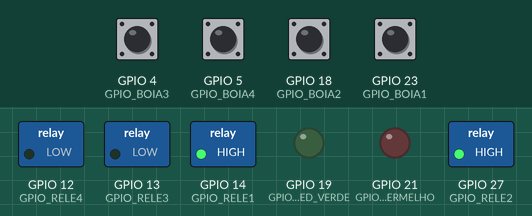
A sketch run on a simulated ESP32. On the bench: switched loads named in the sketch (green lamp = pin HIGH), output pins drawn as LEDs (lit = HIGH). The inputs (shaded band) are chosen by the test bench; at power-on: GPIO 4 (GPIO_BOIA3), GPIO 5 (GPIO_BOIA4), GPIO 18 (GPIO_BOIA2), GPIO 23 (GPIO_BOIA1) HIGH. WiFi joins after 1.5 s; servers stay silent unless stated; what the sketch prints to the serial monitor is not drawn.

Above: at 2.7 s.
2.8 s: GPIO 18 (GPIO_BOIA2) pulled LOW for 0.15 s
At 3.8 s:
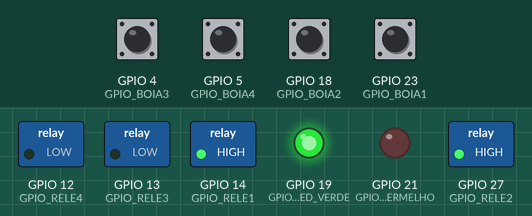
4.9 s: GPIO 4 (GPIO_BOIA3) pulled LOW for 1 s
At 5.8 s:
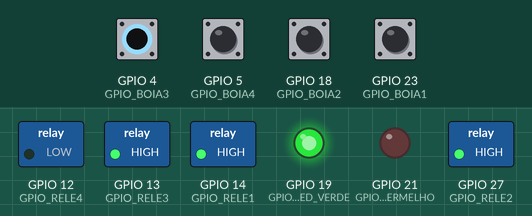
7.6 s: GPIO 5 (GPIO_BOIA4) pulled LOW for 1 s
At 8.5 s:
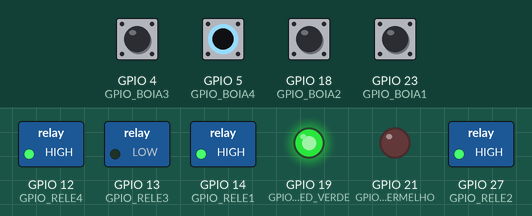
10.3 s: GPIO 23 (GPIO_BOIA1) pulled LOW for 1 s
At 11.2 s:
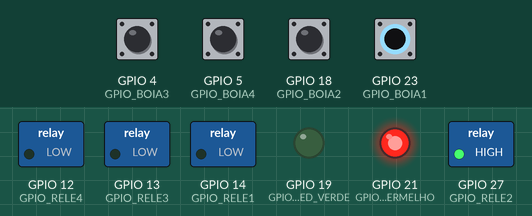
14.5 s: GPIO 4 (GPIO_BOIA3) driven LOW and GPIO 5 (GPIO_BOIA4) driven LOW and GPIO 18 (GPIO_BOIA2) driven LOW and GPIO 23 (GPIO_BOIA1) driven LOW
At 16.4 s:
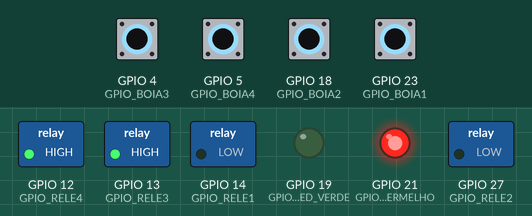
Timing chart, 0 to 17.8 s (numbered marks = the images above; inputs shaded):
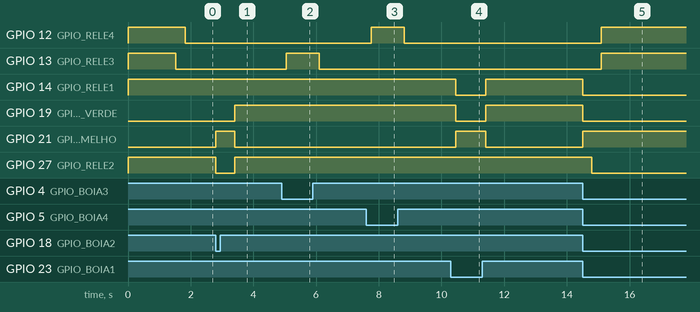

The sketch:

sketch_aquario.ino
```cpp
#include <Arduino.h>
#include <WiFi.h>
#include <ArduinoJson.h>
#include <WiFiClientSecure.h>
#include <UniversalTelegramBot.h>
#include <OneWire.h>
#include <DallasTemperature.h>


/* Credenciais wi-fi */
#define ssid_wifi "XXXX"
#define password_wifi "XXXX"

#define TEMPO_ENTRE_CHECAGEM_DE_MENSAGENS   50 //ms

/* Token de acesso Telegram */
#define token_acesso_telegram "1358418486:AAAAAAAAAAAAAAAAAAAAAAAAAAAAAAaa"
#define chat_id_telegram "111112222333"

/* Definições das mensagens possíveis de serem recebidas */
#define CMD_CLIMA               "Temperatura"
#define CMD_LIGA_RELE_1         "L1"
#define CMD_LIGA_RELE_2         "L2"
#define CMD_LIGA_RELE_3         "L3"
#define CMD_LIGA_RELE_4         "L4"
#define CMD_DESLIGA_RELE_1      "D1"
#define CMD_DESLIGA_RELE_2      "D2"
#define CMD_DESLIGA_RELE_3      "D3"
#define CMD_DESLIGA_RELE_4      "D4"
#define CMD_LIGA_TODOS_RELES    "Lt"
#define CMD_DESLIGA_TODOS_RELES "Dt"

/* GPIOs usados */
#define GPIO_RELE1              14
#define GPIO_RELE2              27
#define GPIO_RELE3              13
#define GPIO_RELE4              12
#define GPIO_LED_VERMELHO       21
#define GPIO_LED_VERDE          19
#define GPIO_BOIA1              23
#define GPIO_BOIA2              18
#define GPIO_BOIA3              4
#define GPIO_BOIA4              5
#define GPIO_TEMPERATURA        22


/* Variáveis e objetos globais */
WiFiClientSecure client;
UniversalTelegramBot bot(token_acesso_telegram, client);

unsigned long timestamp_checagem_msg_telegram = 0;
int num_mensagens_recebidas_telegram = 0;
String resposta_msg_recebida;

/* Prototypes */
void init_wifi(void);
void conecta_wifi(void);
void verifica_conexao_wifi(void);
unsigned long diferenca_tempo(unsigned long timestamp_referencia);
String trata_mensagem_recebida(String msg_recebida);

OneWire oneWire(GPIO_TEMPERATURA);

DallasTemperature sensors(&oneWire);

float Celsius = 0;
float Fahrenheit = 0;
int boia_1 = 0;
int boia_2 = 0;
int boia_3 = 0;
int boia_4 = 0;

void init_wifi(void)
{
    Serial.println("------WI-FI -----");
    Serial.print("Conectando-se a rede: ");
    Serial.println(ssid_wifi);
    Serial.println("Aguarde...");
    conecta_wifi();
}

void conecta_wifi(void)
{
    /* Se ja estiver conectado, nada é feito. */
    if (WiFi.status() == WL_CONNECTED)
        return;

    /* refaz a conexão */
    WiFi.begin(ssid_wifi, password_wifi);

    while (WiFi.status() != WL_CONNECTED)
    {
        vTaskDelay( 100 / portTICK_PERIOD_MS );
        Serial.print(".");
    }

    Serial.println();
    Serial.print("Conectado com sucesso a rede wi-fi ");
    Serial.println(ssid_wifi);
    Serial.print("IP: ");
    Serial.println(WiFi.localIP());
}

void verifica_conexao_wifi(void)
{
    conecta_wifi();
}

unsigned long diferenca_tempo(unsigned long timestamp_referencia)
{
    return (millis() - timestamp_referencia);
}

String trata_mensagem_recebida(String msg_recebida)
{
    String resposta = "";
    bool comando_valido = false;
    float temperatura_lida = 0.0;
    float umidade_lida = 0.0;


    if (msg_recebida.equals(CMD_CLIMA))
    {
      sensors.requestTemperatures();
      Celsius = sensors.getTempCByIndex(0);
      Celsius = Celsius + 2;
      Fahrenheit = sensors.toFahrenheit(Celsius);
      resposta = "Informacoes do clima: temperatura = "+
                   String(Celsius)+
                   "C e = "+
                   String(Fahrenheit)+" F %";

      comando_valido = true;
    }

    if (msg_recebida.equals(CMD_LIGA_RELE_1))
    {
        digitalWrite(GPIO_RELE1, HIGH);
        resposta = "Liguei a Bomba dos Kinguios";
        comando_valido = true;
    }

    if (msg_recebida.equals(CMD_LIGA_RELE_2))
    {
        digitalWrite(GPIO_RELE2, HIGH);
        resposta = "Liguei a Bomba dos Acarás";
        comando_valido = true;
    }

    if (msg_recebida.equals(CMD_LIGA_RELE_3))
    {
        digitalWrite(GPIO_RELE3, HIGH);
        resposta = "Liguei a luz";
        comando_valido = true;
    }

    if (msg_recebida.equals(CMD_LIGA_RELE_4))
    {
        digitalWrite(GPIO_RELE4, HIGH);
        resposta = "Rele 4 ligado";
        comando_valido = true;
    }

    if (msg_recebida.equals(CMD_DESLIGA_RELE_1))
    {
        digitalWrite(GPIO_RELE1, LOW);
        resposta = "Desliguei a Bomba dos Kinguios";
        comando_valido = true;
    }

    if (msg_recebida.equals(CMD_DESLIGA_RELE_2))
    {
        digitalWrite(GPIO_RELE2, LOW);
        resposta = "Desliguei a Bomba dos Acarás";
        comando_valido = true;
    }

    if (msg_recebida.equals(CMD_DESLIGA_RELE_3))
    {
        digitalWrite(GPIO_RELE3, LOW);
        resposta = "Desliguei a luz";
        comando_valido = true;
    }

    if (msg_recebida.equals(CMD_DESLIGA_RELE_4))
    {
        digitalWrite(GPIO_RELE4, LOW);
        resposta = "Rele 4 desligado";
        comando_valido = true;
    }

    if (msg_recebida.equals(CMD_LIGA_TODOS_RELES))
    {
        digitalWrite(GPIO_RELE1, HIGH);
        digitalWrite(GPIO_RELE2, HIGH);
        digitalWrite(GPIO_RELE3, HIGH);
        digitalWrite(GPIO_RELE4, HIGH);

        resposta = "Todos os reles foram ligados";
        comando_valido = true;
    }

    if (msg_recebida.equals(CMD_DESLIGA_TODOS_RELES))
    {
        digitalWrite(GPIO_RELE1, LOW);
        digitalWrite(GPIO_RELE2, LOW);
        digitalWrite(GPIO_RELE3, LOW);
        digitalWrite(GPIO_RELE4, LOW);

        resposta = "Todos os reles foram desligados";
        comando_valido = true;
    }

    if (comando_valido == false)
        resposta = "Comando invalido: "+msg_recebida;

    return resposta;
}

void setup()
{
    Serial.begin(115200);
    sensors.begin();
    /* Configura GPIOs de controle dos relés e deixa
       todos os relés desacionados */
    pinMode(GPIO_RELE1, OUTPUT);
    pinMode(GPIO_RELE2, OUTPUT);
    pinMode(GPIO_RELE3, OUTPUT);
    pinMode(GPIO_RELE4, OUTPUT);
    pinMode(GPIO_LED_VERDE, OUTPUT);
    pinMode(GPIO_LED_VERMELHO, OUTPUT);


    digitalWrite(GPIO_RELE1, HIGH);
    digitalWrite(GPIO_RELE2, HIGH);
    digitalWrite(GPIO_RELE3, HIGH);
    digitalWrite(GPIO_RELE4, HIGH);
    pinMode(GPIO_BOIA1, INPUT_PULLUP);
    pinMode(GPIO_BOIA2, INPUT_PULLUP);
    pinMode(GPIO_BOIA3, INPUT_PULLUP);
    pinMode(GPIO_BOIA4, INPUT_PULLUP);


    /* Inicializa a conexão wi-fi */
    init_wifi();

    /* Inicializa timestamp de checagem de mensagens recebidas via Telegram */
    timestamp_checagem_msg_telegram = millis();
}

void loop()
{
    conecta_wifi();
    int i;
    read_boia();
    /* Garante que o wi-fi está conectado */
    verifica_conexao_wifi();

    /* Verifica se é hora de checar por mensagens enviadas ao bot Telegram */
    if ( diferenca_tempo(timestamp_checagem_msg_telegram) >= TEMPO_ENTRE_CHECAGEM_DE_MENSAGENS)
    {
        /* Verifica se há mensagens a serem recebidas */
        num_mensagens_recebidas_telegram = bot.getUpdates(bot.last_message_received + 1);

        if (num_mensagens_recebidas_telegram > 0)
        {
            Serial.print("[BOT] Mensagens recebidas: ");
            Serial.println(num_mensagens_recebidas_telegram);
        }

        /* Recebe mensagem a mensagem, faz tratamento e envia resposta */
        while(num_mensagens_recebidas_telegram)
        {
            for (i=0; i<num_mensagens_recebidas_telegram; i++)
            {
                resposta_msg_recebida = "";
                resposta_msg_recebida = trata_mensagem_recebida(bot.messages[i].text);
                bot.sendMessage(bot.messages[i].chat_id, resposta_msg_recebida, "");
                Serial.println(bot.messages[i].chat_id);

        }

            num_mensagens_recebidas_telegram = bot.getUpdates(bot.last_message_received + 1);
        }

        /* Reinicializa timestamp de checagem de mensagens recebidas via Telegram */
        timestamp_checagem_msg_telegram = millis();
    }
 }

void read_boia()                     //função para leitura do sensor e acionamento da bomba
{
   if(!digitalRead(GPIO_BOIA1) && boia_1 == 0)
   {
      digitalWrite(GPIO_RELE1, LOW);
      digitalWrite(GPIO_LED_VERDE, LOW);
      digitalWrite(GPIO_LED_VERMELHO, HIGH);

      Serial.println("desliga bomba  ");
      bot.sendMessage(chat_id_telegram, "A Bomba dos kinguios foi desligada", "");
      boia_1 = 1;
   }
   else if(digitalRead(GPIO_BOIA1) && boia_1 == 1) {
      digitalWrite(GPIO_RELE1, HIGH);
      digitalWrite(GPIO_LED_VERDE, HIGH);
      digitalWrite(GPIO_LED_VERMELHO, LOW);
      Serial.println("liga bomba  ");
      bot.sendMessage(chat_id_telegram, "A Bomba dos kinguios foi ligada", "");
      boia_1 = 0;
   }

   if(!digitalRead(GPIO_BOIA2) && boia_2 == 0)
   {
      digitalWrite(GPIO_RELE2, LOW);
      digitalWrite(GPIO_LED_VERDE, LOW);
      digitalWrite(GPIO_LED_VERMELHO, HIGH);

      Serial.println("desliga bomba  ");
      bot.sendMessage(chat_id_telegram, "A Bomba dos acarás foi desligada", "");
      boia_2 = 1;
    }
    else if(digitalRead(GPIO_BOIA2) && boia_2 == 1) {
      digitalWrite(GPIO_RELE2, HIGH);
      digitalWrite(GPIO_LED_VERDE, HIGH);
      digitalWrite(GPIO_LED_VERMELHO, LOW);
      Serial.println("liga bomba  ");
      bot.sendMessage(chat_id_telegram, "A Bomba dos acarás foi ligada", "");
      boia_2 = 0;
   }

   if(digitalRead(GPIO_BOIA3) && boia_3 == 0)
   {
      digitalWrite(GPIO_RELE3, LOW);
      Serial.println("liga a bomba de reposição");
      bot.sendMessage(chat_id_telegram, "liguei a bomba de reposição dos acarás", "");
      boia_3 = 1;
    }
    else if(!digitalRead(GPIO_BOIA3) && boia_3 == 1) {
      digitalWrite(GPIO_RELE3, HIGH);
      boia_3 = 0;
   }

   if(digitalRead(GPIO_BOIA4) && boia_4 == 0)
   {
      digitalWrite(GPIO_RELE4, LOW);
     Serial.println("liga a bomba de reposição");
      bot.sendMessage(chat_id_telegram, "liguei a bomba de reposição dos kinguios", "");
      boia_4 = 1;
    }
    else if(!digitalRead(GPIO_BOIA4) && boia_4 == 1) {
      digitalWrite(GPIO_RELE4, HIGH);
      boia_4 = 0;
   }


}
```

Measured:
- after the input at 2.8 s, GPIO 19 (GPIO_LED_VERDE): LOW → HIGH after 0.60 s; GPIO 21 (GPIO_LED_VERMELHO): LOW → HIGH at once, → LOW 0.60 s later; GPIO 27 (GPIO_RELE2): HIGH → LOW at once, → HIGH 0.60 s later
- after the input at 4.9 s, GPIO 13 (GPIO_RELE3): LOW → HIGH after 0.15 s, → LOW 1.1 s later
- after the input at 7.6 s, GPIO 12 (GPIO_RELE4): LOW → HIGH after 0.16 s, → LOW 1.1 s later
- after the input at 10.3 s, GPIO 14 (GPIO_RELE1), GPIO 19 (GPIO_LED_VERDE): HIGH → LOW after 0.16 s, → HIGH 0.95 s later; GPIO 21 (GPIO_LED_VERMELHO): LOW → HIGH after 0.16 s, → LOW 0.95 s later
- after the input at 14.5 s, GPIO 12 (GPIO_RELE4), GPIO 13 (GPIO_RELE3): LOW → HIGH after 0.60 s; GPIO 14 (GPIO_RELE1), GPIO 19 (GPIO_LED_VERDE): HIGH → LOW at once; GPIO 21 (GPIO_LED_VERMELHO): LOW → HIGH at once; GPIO 27 (GPIO_RELE2): HIGH → LOW after 0.30 s
